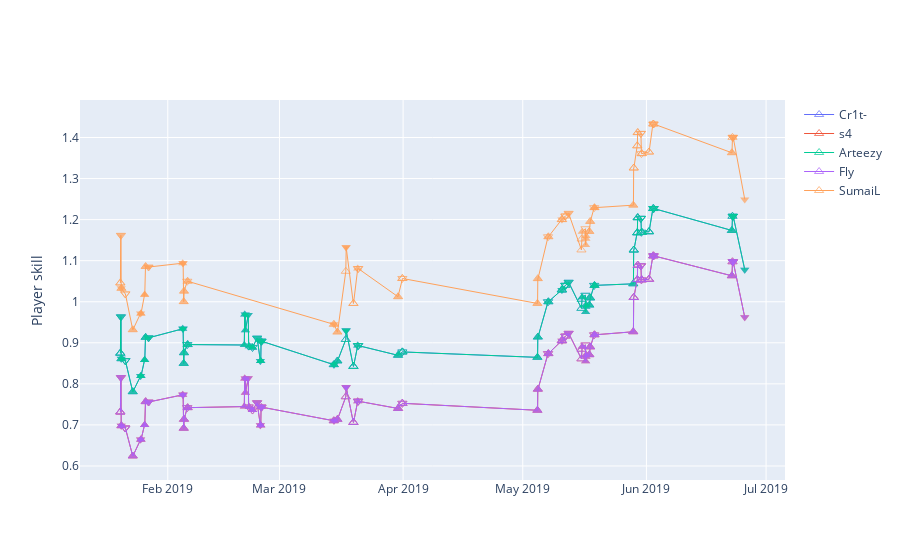

Notebook code for this chart:
### Code cell
match_pred.player_skills_plot(eg.index)
